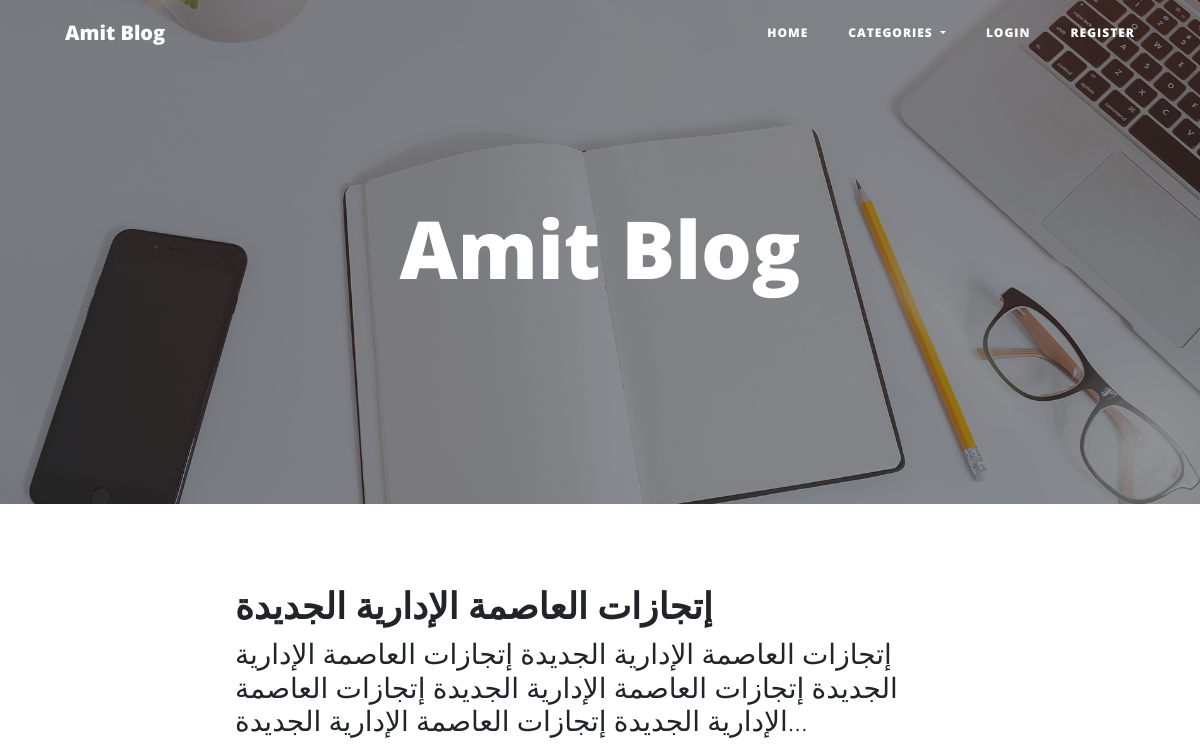
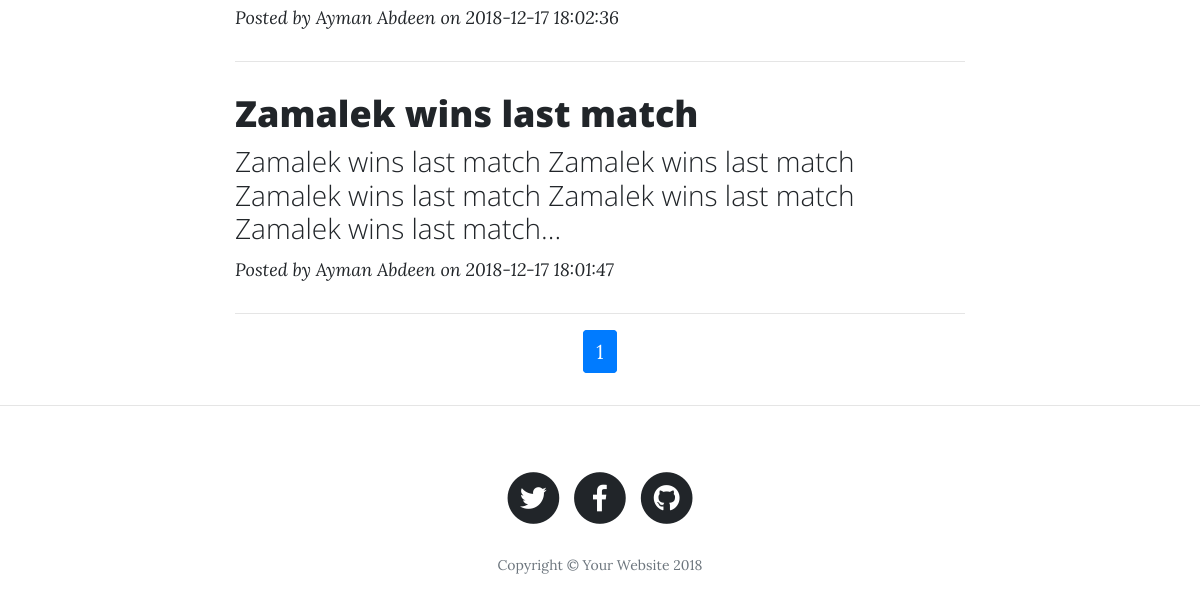
Before: / with the older database file (2 pictures, top to bottom).
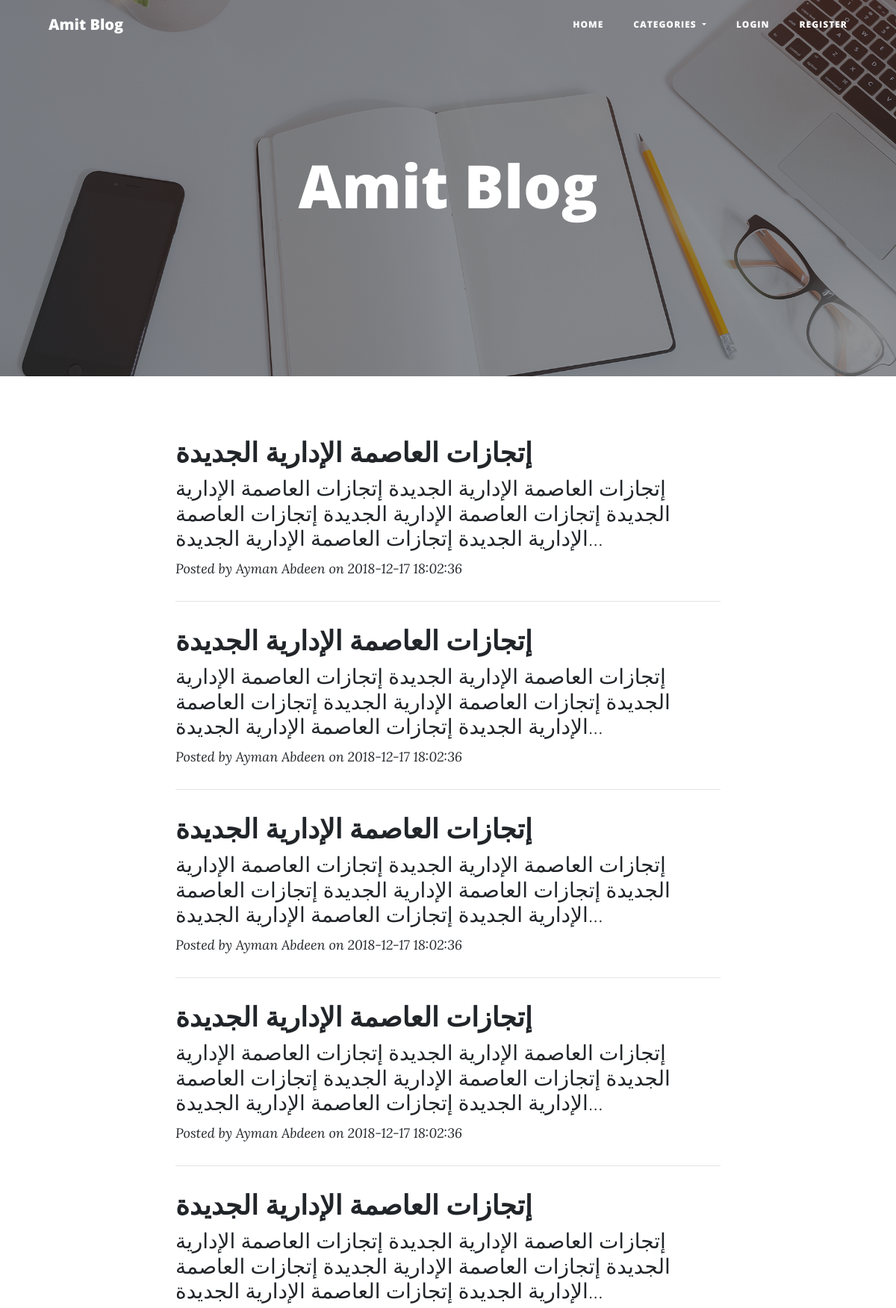
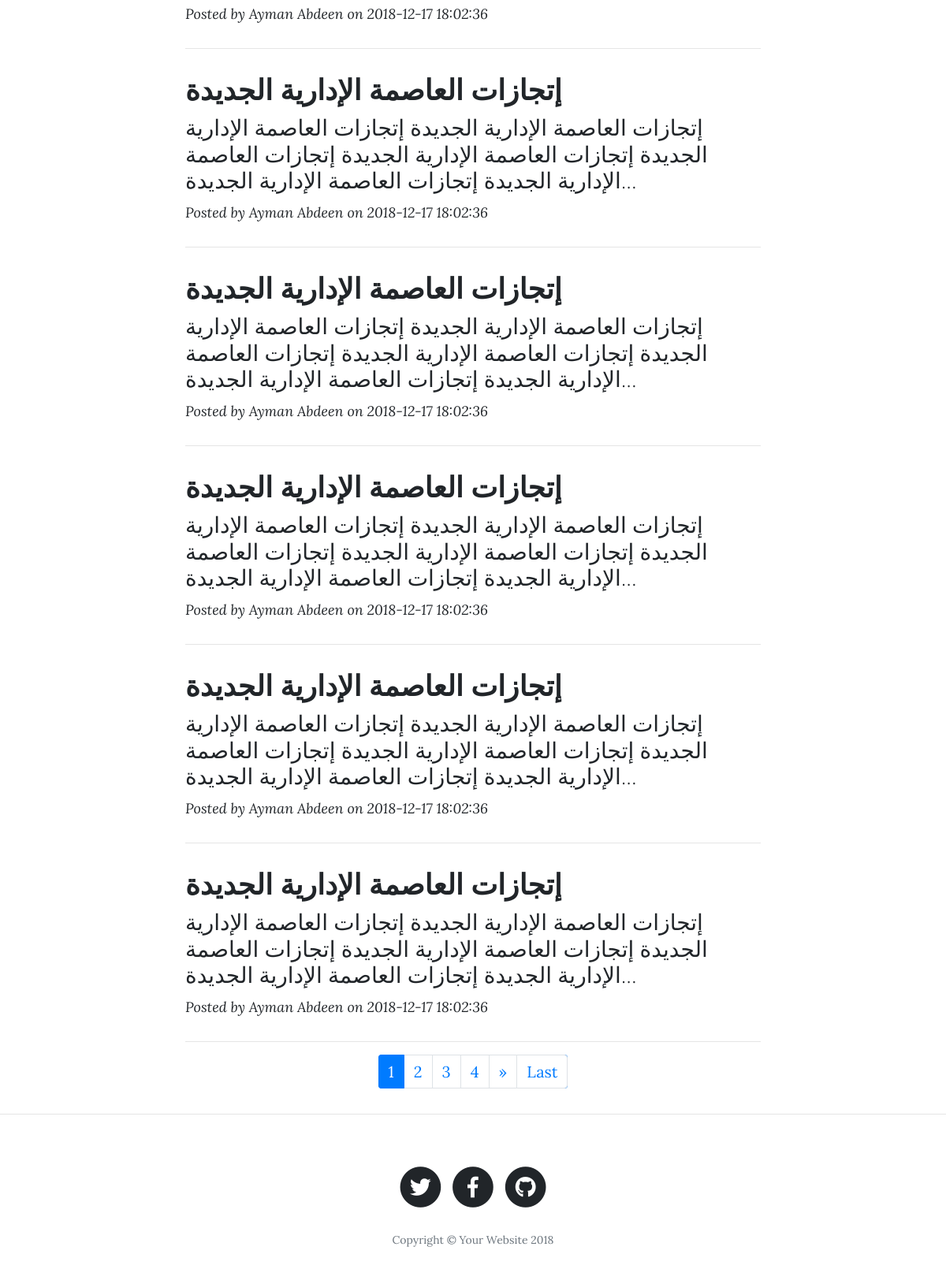
After: the same page with the newer database file (2 pictures, top to bottom).
### tables this page shows
CREATE TABLE IF NOT EXISTS `posts` (
  `id` int(10) UNSIGNED NOT NULL AUTO_INCREMENT,
  `category_id` int(10) UNSIGNED NOT NULL,
  `user_id` int(10) UNSIGNED NOT NULL,
  `title` varchar(4000) NOT NULL,
  `content` text NOT NULL,
  `picture` varchar(255) NOT NULL,
  `created_at` timestamp NOT NULL DEFAULT CURRENT_TIMESTAMP,
  `is_active` tinyint(1) NOT NULL,
  PRIMARY KEY (`id`),
  KEY `categories_posts_fk` (`category_id`),
  KEY `users_posts_fk` (`user_id`)
);

CREATE TABLE IF NOT EXISTS `users` (
  `id` int(10) UNSIGNED NOT NULL AUTO_INCREMENT,
  `username` varchar(255) NOT NULL,
  `password` varchar(255) NOT NULL,
  `name` varchar(255) NOT NULL,
  `picture` varchar(255) NOT NULL,
  `is_author` tinyint(1) NOT NULL DEFAULT '0',
  `is_admin` tinyint(1) NOT NULL DEFAULT '0',
  PRIMARY KEY (`id`),
  UNIQUE KEY `username` (`username`)
);

### helper/config.php (called while the page is built, shortened)
<?php
$base_url = 'http://localhost/amit_blog';

### helper/session.php (called while the page is built, shortened)
<?php
if(isset($_SESSION['user'])){
    $user=$_SESSION['user'];
    $loggedIn=true;
}
else{
    $loggedIn=false;
}
?>

### helper/database.php (called while the page is built, shortened)
<?php
function getRows($q){
    $result=[];
    $con = mysqli_connect("localhost","blog_user","blog_user123","amit_blog");
    mysqli_set_charset($con,"utf8");
    $query = mysqli_query($con,$q);
    while($row=mysqli_fetch_array($query)){
        array_push($result,$row);
    }
    return $result;
}
function getRow($q){
    $con = mysqli_connect("localhost","blog_user","blog_user123","amit_blog");
    mysqli_set_charset($con,"utf8");
    $query = mysqli_query($con,$q);
    $row=mysqli_fetch_array($query);
    return $row;
}

### helper/categories.php (called while the page is built, shortened)
<?php
require_once($base_dir.'helper/database.php');
function getCategories(){
    $categories = getRows("select * from categories");
    return $categories;
}
function getCategoryName($categories,$id){
    return "Amit Blog";
}

### helper/params.php (called while the page is built, shortened)
<?php
$cat_id=getNumericParam('cat_id',0);
$limit=getNumericParam('limit',10);
$page=getNumericParam('page',1);
$keywords=getStringParam('keywords');
function getNumericParam($name,$defult){
    if(!isset($_GET[$name]))
        return $defult;
    $result=$_GET[$name];
    return $result;
}
function getStringParam($name){
    if(!isset($_GET[$name]))
        return '';
    return addslashes($_GET[$name]);
}

### helper/posts.php (called while the page is built, shortened)
<?php
require_once($base_dir.'helper/database.php');
function getPosts($cat_id=0,$limit=10,$page=1,$condition=''){
    $query = "
    SELECT posts.*,users.name as user_name,categories.name as category_name
    FROM posts LEFT JOIN users ON users.id=posts.user_id
    LEFT JOIN categories  on categories.id=posts.category_id
    WHERE (posts.title like '%$condition%' or posts.content like '%$condition%')
    ";
    $query = $query ." order by created_at desc ";
    $start=($page-1)*$limit;
    $query =$query . " limit $start,$limit";
    $posts = getRows($query);
return $posts;
}
function getCount($cat_id=0,$condition=''){
    $query="
    SELECT COUNT(0) FROM posts
    WHERE (posts.title like '%$condition%' or posts.content like '%$condition%')";
    $count = getRow($query)[0];
    return $count;
}
function getContentForHome($content){
    $max = 20;
    $arr=explode(" ", $content);
    $arr=array_splice($arr,0, $max);
    $content = implode(" ", $arr);
    return $content.'...';
}
function getHref($cat_id,$limit,$page,$condition){
    $params = "index.php?&cat_id=$cat_id&limit=$limit&page=$page&condition=$condition";
    return $params;
}

### index.php (the view, shortened to what this page needs)
<?php
require_once('helper/config.php');
require_once('layouts/header.php');
require_once('helper/params.php');
require_once('helper/posts.php');
?>
  <header class="masthead" style="background-image: url('img/home-bg.jpg')">
      <div class="overlay"></div>
      <div class="container">
        <div class="row">
          <div class="col-lg-8 col-md-10 mx-auto">
            <div class="site-heading">
              <h1><?php echo getCategoryName($categories,$cat_id);?></h1>
            </div>
          </div>
        </div>
      </div>
    </header>
    <div class="container">
      <div class="row">
        <div class="col-lg-8 col-md-10 mx-auto">
<?php
$posts=getPosts($cat_id,$limit,$page,$keywords);
foreach($posts as $post)
{
  ?>
<div class='post-preview'>
		<a href='<?php echo $base_url.'/pages/post.php?id='.$post['id'];?>'>
			<h2 class='post-title'><?php echo $post['title']?></h2>
			<h3 class='post-subtitle'><?php echo getContentForHome($post['content'])?></h3>
        </a>
        <p class='post-meta'>
        <a href='<?php echo $base_url.'/pages/author.php?id='.$post['user_id'];?>'>
        <?php echo 'Posted by '.$post['user_name'].' on '.$post['created_at'];?>
        </a>
        </p>
        </div>
    <hr>
  <?php
}
?>
          <div class="clearfix">
<nav aria-label="Page navigation example"class="d-flex justify-content-center ">
              <ul class="pagination pagination-circle bg-primary">
            <?php
            $totalCount=getCount($cat_id,$keywords);
            $pageCount = intval(($totalCount-1)/$limit) + 1;
            for($i=1;$i<=$pageCount;$i++){
              $href=getHref($cat_id,$limit,$i,$keywords);
              if($page==$i)
                echo "<li class='page-item active'><a class='page-link '>$i</a></li>";
                else
              echo "<li class='page-item'><a class='page-link' href='$base_url/$href'>$i</a></li> ";
            }
            if($page<$pageCount){
              $href=getHref($cat_id,$limit,$page+1,$keywords);
              echo "<li class='page-item'>
              <a class='page-link' aria-label='Next'  href='$base_url/$href'>
                <span aria-hidden='true'>&raquo;</span>
                <span class='sr-only'>Next</span>
              </a>
            </li>";
              $href=getHref($cat_id,$limit,$pageCount,$keywords);
              echo "<li class='page-item'><a class='page-link' href='$base_url/$href' >Last</a></li>";
            }
            ?>
             </ul>
            </nav>
          </div>
        </div>
      </div>
    </div>
    <hr>
    <?php
    require_once('layouts/footer.php');
    ?>

### layouts/header.php (shortened to what this page needs)
<?php
require_once($base_dir.'helper/session.php');
require_once($base_dir.'helper/categories.php');
$categories=getCategories();
?>
<!DOCTYPE html>
<html lang="en">
  <head>
    <link href="<?php echo $base_url?>/vendor/bootstrap/css/bootstrap.min.css" rel="stylesheet">
    <link href="<?php echo $base_url?>/vendor/fontawesome-free/css/all.min.css" rel="stylesheet" type="text/css">
    <link href="<?php echo $base_url?>/css/clean-blog.min.css" rel="stylesheet">
  </head>
  <body>
    <nav class="navbar navbar-expand-lg navbar-light fixed-top" id="mainNav">
      <div class="container">
        <a class="navbar-brand" href="<?php echo $base_url;?>">Amit Blog</a>
        <div class="collapse navbar-collapse" id="navbarResponsive">
          <ul class="navbar-nav ml-auto">
            <li class="nav-item">
              <a class="nav-link" href="<?php  echo $base_url;?>">Home</a>
            </li>
            <li class="nav-item dropdown">
            <a class="nav-link dropdown-toggle" href="#" id="navbarDropdown" role="button" data-toggle="dropdown" aria-haspopup="true" aria-expanded="false">
          Categories
        </a>
            </li>
            <?php
          if($loggedIn){
            ?>
            <li class="nav-item">
              <a class="nav-link" href="<?php  echo $base_url.'/pages/logout.php';?>">Logout</a>
            </li>
            <?php
              }
              else{
              ?>
            <li class="nav-item">
              <a class="nav-link" href="<?php  echo $base_url.'/pages/login.php';?>">Login</a>
            </li>
            <li class="nav-item">
              <a class="nav-link" href="<?php  echo $base_url.'/pages/register.php';?>">Register</a>
            </li>
            <?php
              }
            ?>
          </ul>
        </div>
      </div>
    </nav>

### layouts/footer.php (shortened to what this page needs)
    <footer>
      <div class="container">
        <div class="row">
          <div class="col-lg-8 col-md-10 mx-auto">
            <ul class="list-inline text-center">
              <li class="list-inline-item">
                <a href="#">
                  <span class="fa-stack fa-lg">
                    <i class="fas fa-circle fa-stack-2x"></i>
                    <i class="fab fa-twitter fa-stack-1x fa-inverse"></i>
                  </span>
                </a>
              </li>
              <li class="list-inline-item">
                <a href="#">
                  <span class="fa-stack fa-lg">
                    <i class="fas fa-circle fa-stack-2x"></i>
                    <i class="fab fa-facebook-f fa-stack-1x fa-inverse"></i>
                  </span>
                </a>
              </li>
              <li class="list-inline-item">
                <a href="#">
                  <span class="fa-stack fa-lg">
                    <i class="fas fa-circle fa-stack-2x"></i>
                    <i class="fab fa-github fa-stack-1x fa-inverse"></i>
                  </span>
                </a>
              </li>
            </ul>
            <p class="copyright text-muted">Copyright &copy; Your Website 2018</p>
          </div>
        </div>
      </div>
    </footer>
  </body>
</html>

Changed rows visible on the page:
no longer on this page (row edited): posts: title "Zamalek wins last match", content "Zamalek wins last match Zamalek wins last match Zamalek wins last match Zamalek wins last match Zamalek wins last match...", user.name "Ayman Abdeen", created_at "2018-12-17 18:01:47"
added posts: title "إتجازات العاصمة الإدارية الجديدة", content "إتجازات العاصمة الإدارية الجديدة إتجازات العاصمة الإدارية الجديدة إتجازات العاصمة الإدارية الجديدة إتجازات العاصمة الإدارية الجديدة إتجازات العاصمة الإدارية الجديدة...", user.name "Ayman Abdeen", created_at "2018-12-17 18:02:36"
added posts: title "إتجازات العاصمة الإدارية الجديدة", content "إتجازات العاصمة الإدارية الجديدة إتجازات العاصمة الإدارية الجديدة إتجازات العاصمة الإدارية الجديدة إتجازات العاصمة الإدارية الجديدة إتجازات العاصمة الإدارية الجديدة...", user.name "Ayman Abdeen", created_at "2018-12-17 18:02:36"
added posts: title "إتجازات العاصمة الإدارية الجديدة", content "إتجازات العاصمة الإدارية الجديدة إتجازات العاصمة الإدارية الجديدة إتجازات العاصمة الإدارية الجديدة إتجازات العاصمة الإدارية الجديدة إتجازات العاصمة الإدارية الجديدة...", user.name "Ayman Abdeen", created_at "2018-12-17 18:02:36"
added posts: title "إتجازات العاصمة الإدارية الجديدة", content "إتجازات العاصمة الإدارية الجديدة إتجازات العاصمة الإدارية الجديدة إتجازات العاصمة الإدارية الجديدة إتجازات العاصمة الإدارية الجديدة إتجازات العاصمة الإدارية الجديدة...", user.name "Ayman Abdeen", created_at "2018-12-17 18:02:36"
added posts: title "إتجازات العاصمة الإدارية الجديدة", content "إتجازات العاصمة الإدارية الجديدة إتجازات العاصمة الإدارية الجديدة إتجازات العاصمة الإدارية الجديدة إتجازات العاصمة الإدارية الجديدة إتجازات العاصمة الإدارية الجديدة...", user.name "Ayman Abdeen", created_at "2018-12-17 18:02:36"
added posts: title "إتجازات العاصمة الإدارية الجديدة", content "إتجازات العاصمة الإدارية الجديدة إتجازات العاصمة الإدارية الجديدة إتجازات العاصمة الإدارية الجديدة إتجازات العاصمة الإدارية الجديدة إتجازات العاصمة الإدارية الجديدة...", user.name "Ayman Abdeen", created_at "2018-12-17 18:02:36"
added posts: title "إتجازات العاصمة الإدارية الجديدة", content "إتجازات العاصمة الإدارية الجديدة إتجازات العاصمة الإدارية الجديدة إتجازات العاصمة الإدارية الجديدة إتجازات العاصمة الإدارية الجديدة إتجازات العاصمة الإدارية الجديدة...", user.name "Ayman Abdeen", created_at "2018-12-17 18:02:36"
added posts: title "إتجازات العاصمة الإدارية الجديدة", content "إتجازات العاصمة الإدارية الجديدة إتجازات العاصمة الإدارية الجديدة إتجازات العاصمة الإدارية الجديدة إتجازات العاصمة الإدارية الجديدة إتجازات العاصمة الإدارية الجديدة...", user.name "Ayman Abdeen", created_at "2018-12-17 18:02:36"
added posts: title "إتجازات العاصمة الإدارية الجديدة", content "إتجازات العاصمة الإدارية الجديدة إتجازات العاصمة الإدارية الجديدة إتجازات العاصمة الإدارية الجديدة إتجازات العاصمة الإدارية الجديدة إتجازات العاصمة الإدارية الجديدة...", user.name "Ayman Abdeen", created_at "2018-12-17 18:02:36"
Other visible differences:
new list line: "2"
new list line: "3"
new list line: "4"
text now shown: "» Last"
